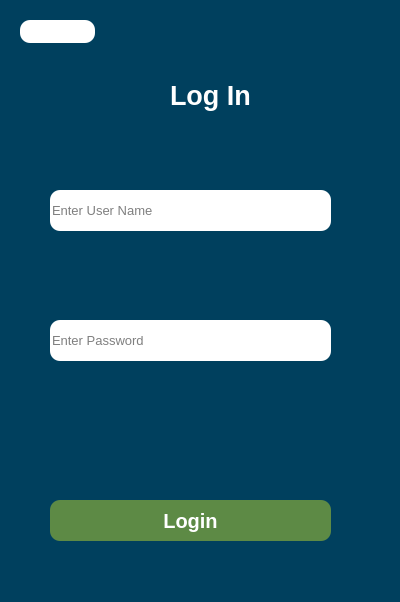
<?xml version="1.0" encoding="UTF-8"?>
<ui version="4.0">
 <class>LOGIN</class>
 <widget class="QMainWindow" name="LOGIN">
  <property name="geometry">
   <rect>
    <x>0</x>
    <y>0</y>
    <width>400</width>
    <height>602</height>
   </rect>
  </property>
  <property name="maximumSize">
   <size>
    <width>400</width>
    <height>602</height>
   </size>
  </property>
  <property name="windowTitle">
   <string>MainWindow</string>
  </property>
  <widget class="QWidget" name="LOG">
   <widget class="QWidget" name="login" native="true">
    <property name="geometry">
     <rect>
      <x>0</x>
      <y>0</y>
      <width>400</width>
      <height>602</height>
     </rect>
    </property>
    <property name="font">
     <font>
      <pointsize>20</pointsize>
      <weight>75</weight>
      <bold>true</bold>
     </font>
    </property>
    <property name="styleSheet">
     <string notr="true">#login{background-color: rgb(0, 64, 94);

}</string>
    </property>
    <widget class="QLabel" name="label_14">
     <property name="geometry">
      <rect>
       <x>170</x>
       <y>70</y>
       <width>91</width>
       <height>51</height>
      </rect>
     </property>
     <property name="font">
      <font>
       <pointsize>20</pointsize>
       <weight>75</weight>
       <bold>true</bold>
      </font>
     </property>
     <property name="styleSheet">
      <string notr="true">color: rgb(255, 255, 255);</string>
     </property>
     <property name="text">
      <string>Log In</string>
     </property>
    </widget>
    <widget class="QLabel" name="label_15">
     <property name="geometry">
      <rect>
       <x>80</x>
       <y>50</y>
       <width>71</width>
       <height>61</height>
      </rect>
     </property>
     <property name="text">
      <string/>
     </property>
     <property name="pixmap">
      <pixmap resource="../spinn/1/2.qrc">:/icon2/icon_white/unlock.svg</pixmap>
     </property>
     <property name="scaledContents">
      <bool>true</bool>
     </property>
    </widget>
    <widget class="QLineEdit" name="lineEdit_2">
     <property name="geometry">
      <rect>
       <x>50</x>
       <y>190</y>
       <width>281</width>
       <height>41</height>
      </rect>
     </property>
     <property name="font">
      <font>
       <pointsize>10</pointsize>
       <weight>50</weight>
       <bold>false</bold>
      </font>
     </property>
     <property name="styleSheet">
      <string notr="true">QLineEdit{
background-color: rgb(255, 255, 255);
border-radius: 10px
}
QLineEdit:focus{
border: 3px solid #FBAD25;
}</string>
     </property>
     <property name="placeholderText">
      <string>Enter User Name</string>
     </property>
    </widget>
    <widget class="QLineEdit" name="lineEdit_3">
     <property name="geometry">
      <rect>
       <x>50</x>
       <y>320</y>
       <width>281</width>
       <height>41</height>
      </rect>
     </property>
     <property name="font">
      <font>
       <pointsize>10</pointsize>
       <weight>50</weight>
       <bold>false</bold>
      </font>
     </property>
     <property name="styleSheet">
      <string notr="true">QLineEdit{
background-color: rgb(255, 255, 255);
border-radius: 10px
}
QLineEdit:focus{
	border: 3px solid #FBAD25
}</string>
     </property>
     <property name="placeholderText">
      <string>Enter Password</string>
     </property>
    </widget>
    <widget class="QPushButton" name="pushButton_8">
     <property name="geometry">
      <rect>
       <x>50</x>
       <y>500</y>
       <width>281</width>
       <height>41</height>
      </rect>
     </property>
     <property name="font">
      <font>
       <pointsize>15</pointsize>
       <weight>75</weight>
       <bold>true</bold>
      </font>
     </property>
     <property name="styleSheet">
      <string notr="true">QPushButton{
	color: rgb(255, 255, 255);
	
	background-color: rgb(93, 138, 69);
	border-radius: 10px;
}

QPushButton:hover{
	
	background-color: rgb(92, 138, 138);
}</string>
     </property>
     <property name="text">
      <string>Login</string>
     </property>
     <property name="icon">
      <iconset resource="../spinn/1/2.qrc">
       <normaloff>:/icon2/icon_white/arrow-right.svg</normaloff>:/icon2/icon_white/arrow-right.svg</iconset>
     </property>
     <property name="iconSize">
      <size>
       <width>25</width>
       <height>25</height>
      </size>
     </property>
    </widget>
    <widget class="QPushButton" name="pushButton">
     <property name="geometry">
      <rect>
       <x>280</x>
       <y>330</y>
       <width>41</width>
       <height>23</height>
      </rect>
     </property>
     <property name="styleSheet">
      <string notr="true">QPushButton{
	
	background-color: rgb(255, 255, 255);
	border-radius: 10px;
}
</string>
     </property>
     <property name="text">
      <string/>
     </property>
     <property name="icon">
      <iconset resource="../spinn/1/2.qrc">
       <normaloff>:/icon2/icon_white/eye.svg</normaloff>:/icon2/icon_white/eye.svg</iconset>
     </property>
    </widget>
    <widget class="QLabel" name="label">
     <property name="geometry">
      <rect>
       <x>70</x>
       <y>470</y>
       <width>241</width>
       <height>21</height>
      </rect>
     </property>
     <property name="font">
      <font>
       <pointsize>12</pointsize>
       <weight>50</weight>
       <bold>false</bold>
       <underline>true</underline>
      </font>
     </property>
     <property name="styleSheet">
      <string notr="true">color: rgb(255, 0, 0);</string>
     </property>
     <property name="text">
      <string/>
     </property>
    </widget>
    <widget class="QPushButton" name="pushButton_2">
     <property name="geometry">
      <rect>
       <x>20</x>
       <y>20</y>
       <width>75</width>
       <height>23</height>
      </rect>
     </property>
     <property name="styleSheet">
      <string notr="true">QPushButton{
	
	background-color: rgb(255, 255, 255);
	border-radius: 10px;
}
</string>
     </property>
     <property name="text">
      <string/>
     </property>
    </widget>
   </widget>
  </widget>
 </widget>
 <resources>
  <include location="../spinn/1/2.qrc"/>
  <include location="2.qrc"/>
  <include location="2.qrc"/>
 </resources>
 <connections/>
</ui>
